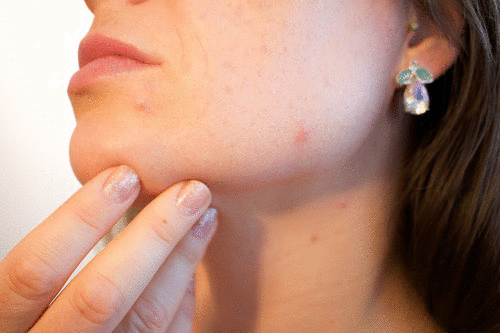
//> input picture week-6-project/blemish/blemish.png, 500 x 333 px
$ ./submission   (built with g++ and OpenCV 4)
//> lines starting //> are read from the running program, lines starting //| are printed output that depends on the picture; after the words box and inside, x2 and y2 are one past the last pixel; in counts of white or black regions, pixels touching at a corner belong together
#include <opencv2/core.hpp>
#include <opencv2/imgproc.hpp>
#include <opencv2/highgui.hpp>
#include <opencv2/opencv.hpp>
#include <vector>
#include <iostream>
#include <math.h>

using namespace cv;
using namespace std;

#define EXIT_KEY    27//escape character
#define RESTART_KEY 114//r character

#define DRAW_RECTANGLE_PATCH 0 //for debugging patch selection
#define SHOW_EACH_PATCH 0 //show each path on ROI image window
#define SHOW_LOWEST_GRADIENT_PATH 0 //show loest gradient patch selected for seamless cloning


// Points to store the center of the circle and a point on the circumference
Point blemish_point;
// Source image
Mat source, source_copy;
const int radius = 15;
const int neighbors = 8;
int patchedFound = 0;
vector<Mat> roi(9); //store 8 neighbor and itself at 0
bool l_button_clicked = false;

int bound(int n, int lower, int upper) {
  return std::max(lower, std::min(n, upper));
}

void getRegionAroundBlemish(Point center)
{
    //    cout << "Blemish Point:" << center.x << " " << center.y << endl;
    //lets get roi around the center with radius for source
    Mat region;
    int x_start, y_start, x_end, y_end;
    int index = 0;
    patchedFound = 0;

    //blemish itself at index 0
    x_start = bound((center.x - radius), 0, source.size().width);
    x_end = bound((center.x + radius), 0, source.size().width);
    y_start = bound((center.y - radius), 0, source.size().height);
    y_end = bound((center.y + radius), 0, source.size().height);

    region = source(cv::Range(y_start,y_end), cv::Range(x_start, x_end));
    roi.at(index++) = region;

#if SHOW_EACH_PATCH
    imshow("ROI", region );
    waitKey(0);
#endif

#if DRAW_RECTANGLE_PATCH
    cout << "point:" << x_start << "," << y_start << ":" << x_end << "," << y_end << endl;
    rectangle(source, Point(x_start, y_start), Point(x_end, y_end),Scalar(255, 0, 0), 5, LINE_8);
    imshow("Blemish Remover", source );
    waitKey(0);
#endif

    //left bottom neighbor
    x_start = bound((center.x - (3*radius)), 0, source.size().width);
    x_end = bound((center.x - radius), 0, source.size().width);
    y_start = bound((center.y + radius), 0, source.size().height);
    y_end = bound((center.y + (3*radius)), 0, source.size().height);
    region = source(cv::Range(y_start,y_end), cv::Range(x_start, x_end));
    roi.at(index++) = region;
    if((region.size().height > 0) && (region.size().width > 0)) patchedFound++;
#if SHOW_EACH_PATCH
    imshow("ROI", region );
    waitKey(0);
#endif
#if DRAW_RECTANGLE_PATCH
    cout << "Left Bottom:" << x_start << "," << y_start << ":" << x_end << "," << y_end << endl;
    rectangle(source, Point(x_start, y_start), Point(x_end, y_end),Scalar(0, 255, 0), 5, LINE_8);
    imshow("Blemish Remover", source );
    waitKey(0);
    source_copy.copyTo(source);
#endif
    //Bottom neighbor
    x_start = bound((center.x - radius), 0, source.size().width);
    x_end = bound((center.x + radius), 0, source.size().width);
    y_start = bound((center.y + radius), 0, source.size().height);
    y_end = bound((center.y + (3*radius)), 0, source.size().height);
    region = source(cv::Range(y_start,y_end), cv::Range(x_start, x_end));
    roi.at(index++) = region;
    if((region.size().height > 0) && (region.size().width > 0)) patchedFound++;
#if SHOW_EACH_PATCH
    imshow("ROI", region );
    waitKey(0);
#endif
#if DRAW_RECTANGLE_PATCH
    cout << "Bottom:" << x_start << "," << y_start << ":" << x_end << "," << y_end << endl;
    rectangle(source, Point(x_start, y_start), Point(x_end, y_end),Scalar(0, 0, 255), 5, LINE_8);
    imshow("Blemish Remover", source );
    waitKey(0);
    source_copy.copyTo(source);
#endif

    //left bottom neighbor
    x_start = bound((center.x + radius), 0, source.size().width);
    x_end = bound((center.x + (3*radius)), 0, source.size().width);
    y_start = bound((center.y + radius), 0, source.size().height);
    y_end = bound((center.y + (3*radius)), 0, source.size().height);
    region = source(cv::Range(y_start,y_end), cv::Range(x_start, x_end));
    roi.at(index++) = region;
    if((region.size().height > 0) && (region.size().width > 0)) patchedFound++;
#if SHOW_EACH_PATCH
    imshow("ROI", region );
    waitKey(0);
#endif
#if DRAW_RECTANGLE_PATCH
    cout << "Right Bottom:" << x_start << "," << y_start << ":" << x_end << "," << y_end << endl;
    rectangle(source, Point(x_start, y_start), Point(x_end, y_end),Scalar(255, 0, 255), 5, LINE_8);
    imshow("Blemish Remover", source );
    waitKey(0);
    source_copy.copyTo(source);
#endif

    //left neighbor
    x_start = bound((center.x - (3*radius)), 0, source.size().width);
    x_end = bound((center.x - radius), 0, source.size().width);
    y_start = bound((center.y - radius), 0, source.size().height);
    y_end = bound((center.y + radius), 0, source.size().height);
    region = source(cv::Range(y_start,y_end), cv::Range(x_start, x_end));
    roi.at(index++) = region;
    if((region.size().height > 0) && (region.size().width > 0)) patchedFound++;
#if SHOW_EACH_PATCH
    imshow("ROI", region );
    waitKey(0);
#endif
#if DRAW_RECTANGLE_PATCH
    cout << "Left:" << x_start << "," << y_start << ":" << x_end << "," << y_end << endl;
    rectangle(source, Point(x_start, y_start), Point(x_end, y_end),Scalar(0, 255, 255), 5, LINE_8);
    imshow("Blemish Remover", source );
    waitKey(0);
    source_copy.copyTo(source);
#endif

    //right neighbor
    x_start = bound((center.x + (radius)), 0, source.size().width);
    x_end = bound((center.x + (3*radius)), 0, source.size().width);
    y_start = bound((center.y - radius), 0, source.size().height);
    y_end = bound((center.y + radius), 0, source.size().height);
    region = source(cv::Range(y_start,y_end), cv::Range(x_start, x_end));
    roi.at(index++) = region;
    if((region.size().height > 0) && (region.size().width > 0)) patchedFound++;
#if SHOW_EACH_PATCH
    imshow("ROI", region );
    waitKey(0);
#endif
#if DRAW_RECTANGLE_PATCH
    cout << "Right:" << x_start << "," << y_start << ":" << x_end << "," << y_end << endl;
    rectangle(source, Point(x_start, y_start), Point(x_end, y_end),Scalar(140, 140, 140), 5, LINE_8);
    imshow("Blemish Remover", source );
    waitKey(0);
    source_copy.copyTo(source);
#endif

    //Left Top neighbor
    x_start = bound((center.x - (3*radius)), 0, source.size().width);
    x_end = bound((center.x - radius), 0, source.size().width);
    y_start = bound((center.y - (3*radius)), 0, source.size().height);
    y_end = bound((center.y - radius), 0, source.size().height);
    region = source(cv::Range(y_start,y_end), cv::Range(x_start, x_end));
    roi.at(index++) = region;
    if((region.size().height > 0) && (region.size().width > 0)) patchedFound++;
#if SHOW_EACH_PATCH
    imshow("ROI", region );
    waitKey(0);
#endif
#if DRAW_RECTANGLE_PATCH
    cout << "Left Top:" << x_start << "," << y_start << ":" << x_end << "," << y_end << endl;
    rectangle(source, Point(x_start, y_start), Point(x_end, y_end),Scalar(0, 180, 140), 5, LINE_8);
    imshow("Blemish Remover", source );
    waitKey(0);
    source_copy.copyTo(source);
#endif

    //top neighbor
    x_start = bound((center.x - radius), 0, source.size().height);
    x_end = bound((center.x + radius), 0, source.size().height);
    y_start = bound((center.y - (3* radius)), 0, source.size().height);
    y_end = bound((center.y - radius), 0, source.size().height);
    region = source(cv::Range(y_start,y_end), cv::Range(x_start, x_end));
    roi.at(index++) = region;
    if((region.size().height > 0) && (region.size().width > 0)) patchedFound++;
#if SHOW_EACH_PATCH
    imshow("ROI", region );
    waitKey(0);
#endif
#if DRAW_RECTANGLE_PATCH
    cout << "Top:" << x_start << "," << y_start << ":" << x_end << "," << y_end << endl;
    rectangle(source, Point(x_start, y_start), Point(x_end, y_end),Scalar(180, 0, 140), 5, LINE_8);
    imshow("Blemish Remover", source );
    waitKey(0);
    source_copy.copyTo(source);
#endif

    //top right neighbor
    x_start = bound((center.x + radius), 0,source.size().width);
    x_end = bound((center.x + (3*radius)), 0, source.size().width);
    y_start = bound((center.y - (3* radius)), 0, source.size().height);
    y_end = bound((center.y - radius), 0, source.size().height);
    region = source(cv::Range(y_start,y_end), cv::Range(x_start, x_end));
    roi.at(index++) = region;
    if((region.size().height > 0) && (region.size().width > 0)) patchedFound++;
#if SHOW_EACH_PATCH
    imshow("ROI", region );
    waitKey(0);
#endif
#if DRAW_RECTANGLE_PATCH
    cout << "Top Right:" << x_start << "," << y_start << ":" << x_end << "," << y_end << endl;
    rectangle(source, Point(x_start, y_start), Point(x_end, y_end),Scalar(0, 0, 0), 5, LINE_8);
    imshow("Blemish Remover", source );
    waitKey(0);
    source_copy.copyTo(source);
#endif
}

int getIndexWithMinGradient(void)
{
    int index = -1;
    double variance_abs_value = DBL_MAX;
    //except index 0 since its blemish itself lets find index of region
    //with minimum gradient for next step
    cout << "patched found: " << patchedFound << endl;
    for(int i = 1; i <= patchedFound; i++)
    {
        //lets apply sobel filter on each region
        Mat region = roi.at(i);
        Mat sobelx, sobely, grad, region_gray;
        Mat abs_grad_x, abs_grad_y;
        Scalar mean, stddev;

        //take care of crash if empty matrix
        if((region.size().width <= 0) || (region.size().height <= 0))continue;

        cvtColor(region, region_gray, COLOR_BGR2GRAY);

        // Apply sobel filter with only x gradient
        Sobel(region_gray, sobelx, CV_32F, 1, 0, 3, 1, 0, BORDER_DEFAULT);

        // Apply sobel filter with only y gradient
        Sobel(region_gray, sobely, CV_32F, 0, 1, 3, 1, 0, BORDER_DEFAULT);

        // converting back to CV_8U
        convertScaleAbs(sobelx, abs_grad_x);
        convertScaleAbs(sobely, abs_grad_y);

        addWeighted(abs_grad_x, 0.5, abs_grad_y, 0.5, 0, grad);
        meanStdDev(grad, mean, stddev);
        double variance = stddev.val[0] * stddev.val[0];
//        cout << i << ":" << variance << endl;
        if(variance < variance_abs_value){
            variance_abs_value = variance;
            index = i;
        }
    }

    cout << "Lowest Gradient patch is at index:" << index << endl;
    return index;
}
// function which will be called on mouse input
void removeBlemish(int action, int x, int y, int flags, void *userdata)
{
    // Action to be taken when left mouse button is pressed
    if( action == EVENT_LBUTTONDOWN )
    {
        // Mark the top left point
        blemish_point = Point(x,y);
        l_button_clicked = true;
        getRegionAroundBlemish(blemish_point);
        int lowest_grad_index = getIndexWithMinGradient();
        if((lowest_grad_index > 0) && (lowest_grad_index <= 8))
        {
            Mat src = roi.at(lowest_grad_index);
            Mat src_mask = 255 * Mat::ones(src.rows, src.cols, src.depth());
    #if SHOW_LOWEST_GRADIENT_PATH
            namedWindow("LGP");
            imshow("LGP", src );
    #endif
//            cout << "src size:" << src.size() << endl;
           if( 0 <= blemish_point.x && 0 <= src.size().width && blemish_point.x + src.size().width <= source.cols && 0 <= blemish_point.y && 0 <= src.size().height && blemish_point.y + src.size().height <= source.rows)
           {
                seamlessClone(src, source, src_mask, blemish_point, source, cv::NORMAL_CLONE);
           }
            else
            {
                cout << "Error: Out of bound chosen..so no action" << endl;
            }
        }
        else
        {
            cout << "Error: No index found" << endl;
        }
    }
    else if ((action == EVENT_LBUTTONUP) && (l_button_clicked == true))
    {
        //show image with blemished nemoved
        imshow("Blemish Remover", source );
        blemish_point = Point(-1,-1);//reset blemish point
        l_button_clicked = false;
    }

}

int main()
{
    source = imread("blemish.png", IMREAD_COLOR);
//> source is the input picture: 333 rows x 500 cols, CV_8UC3; mean B, G, R 120.6, 139, 181.5
    // Make a dummy image, will be useful to reset the window
    Mat dummy = source.clone();
    source_copy = source.clone();

    namedWindow("Blemish Remover");
#if SHOW_EACH_PATCH
    namedWindow("ROI");
#endif
    cout << source.size().height << " " << source.size().width << endl;
//| 333 500
    // highgui function called when mouse events occur
    setMouseCallback("Blemish Remover", removeBlemish);
    int k = 0;
    // loop until escape character is pressed
    while(k != EXIT_KEY)
    {
        imshow("Blemish Remover", source );
        k = waitKey(20) & 0xFF;
//> the left mouse button is pressed and released at (250, 166)
//> in getRegionAroundBlemish, `roi.at(index++) = region;`: index = 1
//> in getRegionAroundBlemish, `roi.at(index++) = region;`: index = 2
//> in getRegionAroundBlemish, `roi.at(index++) = region;`: index = 3
//> in getRegionAroundBlemish, `roi.at(index++) = region;`: index = 4
//> in getRegionAroundBlemish, `region = source(cv::Range(y_start,y_end), cv::Range(x_start, x_end));`:
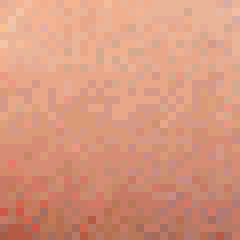
//> region: 30 rows x 30 cols, CV_8UC3 (shown 8 times larger); mean B, G, R 125.8, 151.3, 215.6
//> in getRegionAroundBlemish, `roi.at(index++) = region;`: index = 5
//> in getRegionAroundBlemish, `region = source(cv::Range(y_start,y_end), cv::Range(x_start, x_end));`:
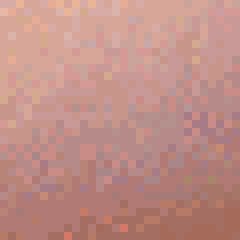
//> region: 30 rows x 30 cols, CV_8UC3 (shown 8 times larger); mean B, G, R 134.7, 142.6, 192.2
//> in getRegionAroundBlemish, `roi.at(index++) = region;`: index = 6
//> in getRegionAroundBlemish, `roi.at(index++) = region;`: index = 7
//> in getRegionAroundBlemish, `roi.at(index++) = region;`: index = 8
//> in getRegionAroundBlemish, `region = source(cv::Range(y_start,y_end), cv::Range(x_start, x_end));`:
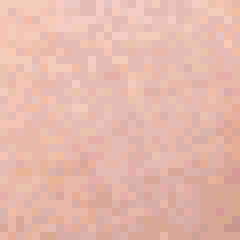
//> region: 30 rows x 30 cols, CV_8UC3 (shown 8 times larger); mean B, G, R 171.7, 184.9, 229.6
//> in getRegionAroundBlemish, `roi.at(index++) = region;`: index = 9
//> the loop in getIndexWithMinGradient, `for(int i = 1; i <= patchedFound; i++)` made 8 passes
//> (mean, stddev, variance, variance_abs_value) on passes 1 to 3: (Scalar(25.32), Scalar(34.81), 1211.4, 1211.4), (Scalar(10.08), Scalar(8.03), 64.41, 64.41), (Scalar(8.62), Scalar(6.26), 39.14, 39.14)
//> (mean, stddev, variance) on passes 4 to 8: (Scalar(16.27), Scalar(10.21), 104.2), (Scalar(14.42), Scalar(9.06), 82.01), (Scalar(11.35), Scalar(6.93), 48.01), (Scalar(13.03), Scalar(7.85), 61.62), (Scalar(15.68), Scalar(8.9), 79.15)
//> pass 1, in getIndexWithMinGradient, `Sobel(region_gray, sobelx, CV_32F, 1, 0, 3, 1, 0, BORDER_DEFAULT);`:
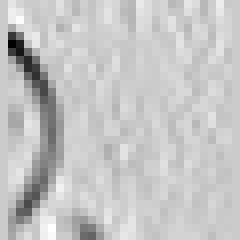
//> sobelx: 30 rows x 30 cols, CV_32FC1 (shown 8 times larger); min -365, max 92, mean -11.2; drawn with min black and max white
//> pass 1, in getIndexWithMinGradient, `Sobel(region_gray, sobely, CV_32F, 0, 1, 3, 1, 0, BORDER_DEFAULT);`:
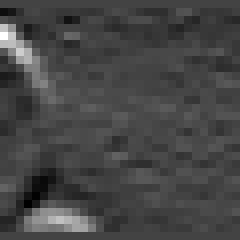
//> sobely: 30 rows x 30 cols, CV_32FC1 (shown 8 times larger); min -134, max 364, mean 3.2; drawn with min black and max white
//> pass 1, in getIndexWithMinGradient, `convertScaleAbs(sobelx, abs_grad_x);`:
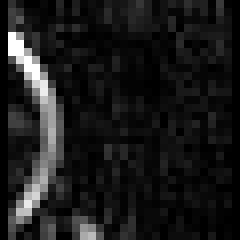
//> abs_grad_x: 30 rows x 30 cols, CV_8UC1 (shown 8 times larger); min 0, max 255, mean 26.4
//> after the loop in getIndexWithMinGradient, `for(int i = 1; i <= patchedFound; i++)`: variance_abs_value = 39.14; index = 3
//| Lowest Gradient patch is at index:3
//> in removeBlemish, `seamlessClone(src, source, src_mask, blemish_point, source, cv::NORMAL..`:
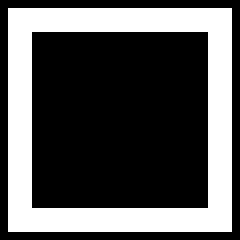
//> src_mask: 30 rows x 30 cols, CV_8UC1 (shown 8 times larger); 33.3% white; 1 white region, box (x1, y1, x2, y2) and area: (1, 1, 29, 29) 300
//> the Esc key is pressed
        if(k == RESTART_KEY)
        {
          // Another way of cloning
          dummy.copyTo(source);
        }
    }

    destroyAllWindows();
    return 0;
}
